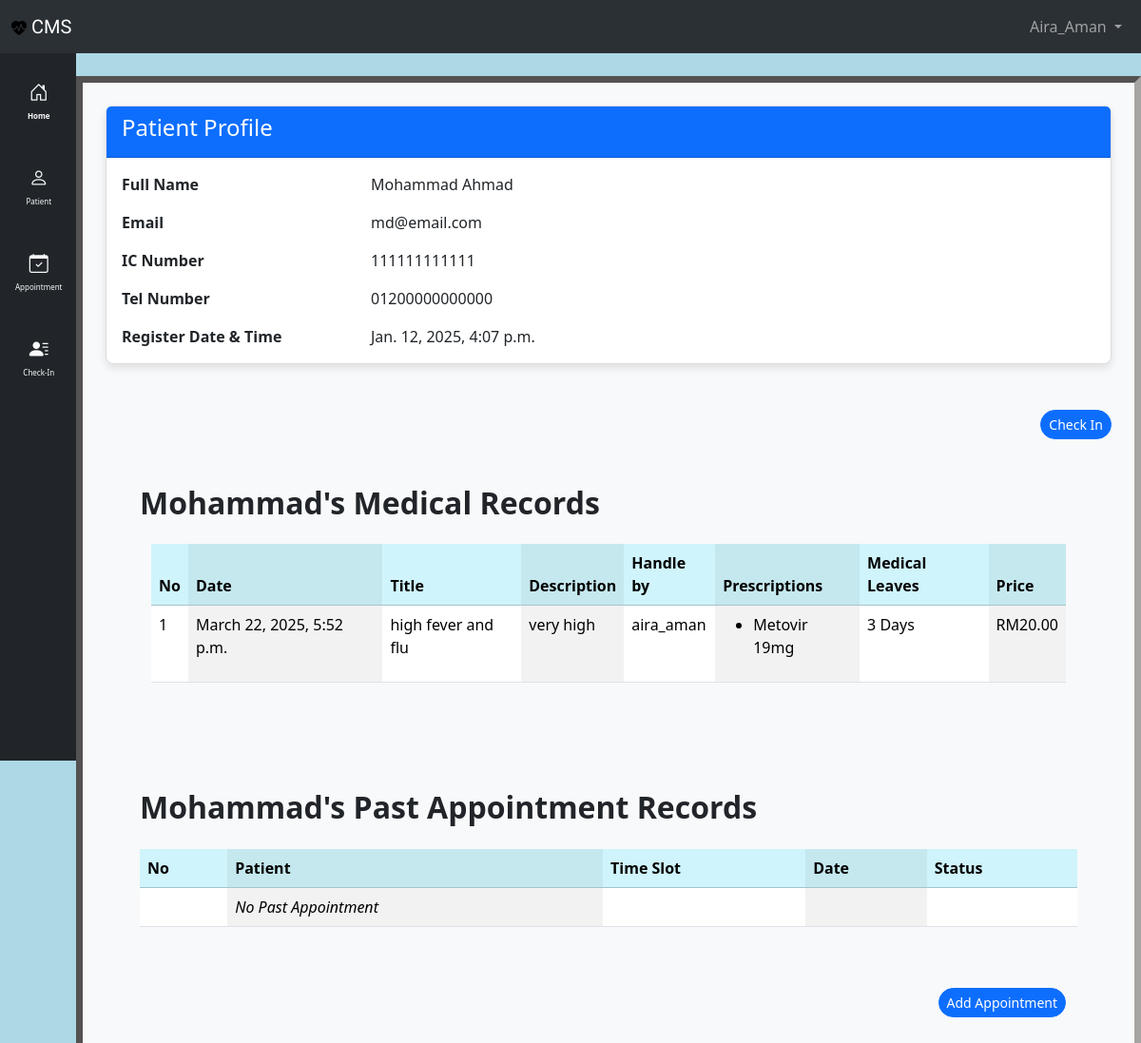
/patient_list/1/ (signed in), run on the app's committed database.
### clinic/models.py (models this page shows, shortened)
class Patient(models.Model):
    class Meta:
        permissions = [
            ("can_register", "Can register new patient"),
        ]
    title = models.IntegerField(choices=TITLE_CHOICES, default=1, blank=True, null=True)
    first_name = models.CharField(max_length=200)
    last_name = models.CharField(max_length=200)
    ic_number = models.CharField(max_length=12, unique=True)
    email = models.EmailField(max_length=100, null=True, blank=True, unique=True)
    phone_number = models.CharField(max_length=20, unique=True)
    register_date = models.DateTimeField(
        verbose_name="register_date", default=timezone.now
    )

class MedicalRecord(models.Model):
    patient = models.ForeignKey(Patient, on_delete=models.CASCADE)
    doctor = models.ForeignKey(Profile, on_delete=models.CASCADE, null=True)
    medicine = models.ManyToManyField(Medicine, blank=True)
    title = models.CharField(max_length=100)
    description = models.TextField()
    record_date = models.DateTimeField(verbose_name="record_date", default=timezone.now)
    medical_leave = models.IntegerField(
        default=0
    )  # to record if patient get any medical leaves
    price = models.DecimalField(max_digits=10, decimal_places=2, default=0.00)

class Medicine(models.Model):
    name = models.CharField(max_length=50)
    category = models.CharField(max_length=50)
    dosage_form = models.CharField(max_length=50)
    indication = models.CharField(max_length=50)
    strength = models.IntegerField(default=1)  # in mg
    quantity_in_stock = models.IntegerField(default=0)
    def __str__(self):
        return f"{self.name} {self.strength}mg"

### accounts/models.py (models this page shows)
class Profile(models.Model):
    class UserType(models.IntegerChoices):
        CLINIC_STAFF = 1, "Clinic Staff"
        DOCTOR = 2, "Doctor"
        ADMIN = 3, "Admin"
    user = models.OneToOneField(User, on_delete=models.CASCADE)
    user_type = models.IntegerField(
        choices=UserType.choices, default=UserType.CLINIC_STAFF
    )
    phone_number = models.CharField(max_length=20, unique=True, null=True, blank=True)
    ic_number = models.CharField(max_length=12, unique=True, null=True, blank=True)
    register_date = models.DateTimeField(default=timezone.now)
    def __str__(self):
        return self.user.username

### clinic/views.py (the view)
@login_required
def patient_data(request, pk):
    patient = get_object_or_404(Patient, pk=pk)
    medical_records = MedicalRecord.objects.filter(patient=patient).order_by(
        "-record_date"
    )
    past_appointments = Appointment.objects.filter(patient=patient, status__in=[2, 3])
    context = {
        "medical_records": medical_records,
        "past_appointments": past_appointments,
        "patient": patient,
        "title": f"{patient.first_name} Details",
    }
    return render(request, "clinic/patient_details.html", context)

### clinic/templates/clinic/patient_details.html (shortened to what this page needs)
{% extends "clinic/base.html" %}
{% block main %}
<div class="container mt-4">
    <div class="card">
        <div class="card-header bg-primary text-white">
            <h4 class="card-title">Patient Profile</h4>
        </div>
        <div class="card-body">
            <div class="row mb-3">
                <div class="col-sm-3"><strong>Full Name</strong></div>
                <div class="col-sm-9">{{ patient.first_name|title }} {{ patient.last_name|title }}</div>
            </div>
            <div class="row mb-3">
                <div class="col-sm-3"><strong>Email</strong></div>
                <div class="col-sm-9">{{ patient.email }}</div>
            </div>
            <div class="row mb-3">
                <div class="col-sm-3"><strong>IC Number</strong></div>
                <div class="col-sm-9">{{ patient.ic_number }}</div>
            </div>
            <div class="row mb-3">
                <div class="col-sm-3"><strong>Tel Number</strong></div>
                <div class="col-sm-9">{{ patient.phone_number }}</div>
            </div>
            <div class="row">
                <div class="col-sm-3"><strong>Register Date & Time</strong></div>
                <div class="col-sm-9">{{ patient.register_date }}</div>
            </div>
        </div>
    </div>
</div>
<div class="container pt-5 text-end">
    <a class="btn rounded-pill btn-primary btn-sm" href="{% url 'clinic:patient_checkin' patient.pk %}" role="button">
        Check In
    </a>
</div>
<div class="container p-5">
    <div class="d-flex justify-content-between align-items-center mb-3">
        <h2 class="fw-bold">{{ patient.first_name }}'s Medical Records</h2>
    </div>
    <div class="container">
        <table class="table table-striped-columns">
            <thead>
                <tr class="table-info">
                    <th scope="col">No</th>
                    <th scope="col">Date</th>
                    <th scope="col">Title</th>
                    <th scope="col">Description</th>
                    <th scope="col">Handle by</th>
                    <th scope="col">Prescriptions</th>
                    <th scope="col">Medical Leaves</th>
                    <th scope="col">Price</th>
                </tr>
            </thead>
            <tbody>
                {% for record in medical_records %}
                <tr>
                    <td>{{ forloop.counter }}</td>
                    <td>{{ record.record_date }}</td>
                    <td>{{ record.title}}</td>
                    <td>{{ record.description}}</td>
                    <td>{{ record.doctor }}</td>
                    <td>
                        <ul>
                            {% for med in record.medicine.all %}
                            <li>{{ med }}</li>
                            {% empty %}
                            <li>No medicines</li>
                            {% endfor %}
                        </ul>
                    </td>
                    <td>{{ record.medical_leave}} Days</td>
                    <td>RM{{ record.price }}</td>
                </tr>
                {% endfor %}
            </tbody>
        </table>
    </div>
</div>
<div class="container p-5">
    <div class="d-flex justify-content-between align-items-center mb-3">
        <h2 class="fw-bold">{{ patient.first_name }}'s Past Appointment Records</h2>
    </div>
    <table class="table table-striped-columns">
        <thead>
            <tr class="table-info">
                <th scope="col">No</th>
                <th scope="col">Patient</th>
                <th scope="col">Time Slot</th>
                <th scope="col">Date</th>
                <th scope="col">Status</th>
            </tr>
        </thead>
        <tbody>
            {% for appointment in past_appointments %}
            <tr>
                <td>{{ forloop.counter }}</td>
                <td>{{ appointment.patient.first_name }} {{ appointment.patient.last_name }}</td>
                <td>{{ appointment.get_time_slot_display }}</td>
                <td>{{ appointment.date }}</td>
                {% if appointment.status == 2 %}
                <td class="table-success">{{ appointment.get_status_display }}</td>
                {% elif appointment.status == 3 %}
                <td class="table-danger">{{ appointment.get_status_display }}</td>
                {% endif %}
            </tr>
            {% empty %}
            <tr>
                <td></td>
                <td><em>No Past Appointment</em></td>
                <td></td>
                <td></td>
                <td></td>
            </tr>
            {% endfor %}
        </tbody>
    </table>
    <div class="container pt-5 text-end">
        <a class="btn rounded-pill btn-primary btn-sm" href="{% url 'clinic:add_appointment' patient.pk %}"
            role="button">
            Add Appointment
        </a>
    </div>
</div>
{% endblock %}

### clinic/templates/clinic/nav.html (shortened to what this page needs)
{% load static %}
<nav class="navbar bg-dark navbar-expand-lg bg-body-tertiary" data-bs-theme="dark">
    <div class="container-fluid">
        <a class="navbar-brand main-header-title" href="{% url 'clinic:home' %}"><img
                src="{% static 'clinic/main-logo.svg' %}" alt="logo">
            CMS
        </a>
        <div class="collapse navbar-collapse" id="navbarSupportedContent">
            <ul class="navbar-nav mb-2 mb-lg-0 ms-auto">
                <li class="nav-item dropdown">
                    <a class="nav-link dropdown-toggle" href="#" role="button" data-bs-toggle="dropdown"
                        aria-expanded="false">
                        {{ user.username|title }}
                    </a>
                </li>
            </ul>
        </div>
    </div>
</nav>

### clinic/templates/clinic/head.html (style rules this page uses)
.main-header-title { font-family: "Roboto Condensed", sans-serif; }
.card { border: 1px solid #ddd; border-radius: 8px; box-shadow: 0 4px 8px rgba(0, 0, 0, 0.1); transition: box-shadow 0.3s ease; }

### data on the page
Patient: first_name "Mohammad", last_name "Ahmad", email "md@email.com", ic_number "111111111111", phone_number "01200000000000", register_date "Jan. 12, 2025, 4:07 p.m."
MedicalRecord: record_date "March 22, 2025, 5:52 p.m.", title "high fever and flu", description "very high", doctor "aira_aman", medical_leave "3", price "20.00"

### other printed values
{{ user.username|title }} "Aira_Aman"
